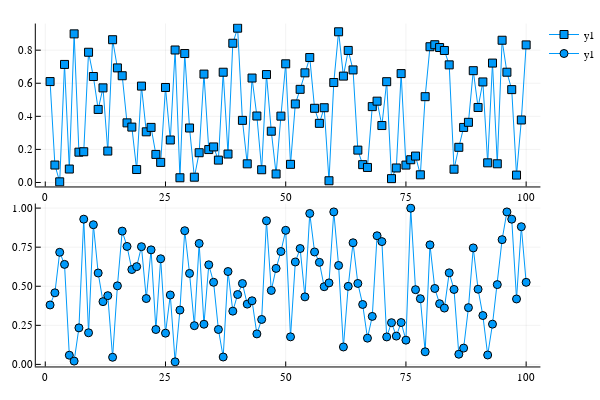

Source (notebook cell):
### Code cell
p1 = plot(rand(100), marker = :square)
p2 = plot(rand(100), marker = :circle)
p3 = plot(rand(100), marker = :circle)
p10 = plot(p1,p2,layout = grid(2,1))

### Figure 1 — Plotly figure (JSON) as saved in the notebook; plotly's stock layout.template omitted (floating-point values rounded to 4 significant figures)
{"data": [{"colorbar": {"title": ""}, "hoverinfo": "text", "legendgroup": "y1", "line": {"color": "rgba(0, 154, 250, 1.000)", "dash": "solid", "shape": "linear", "width": 1}, "marker": {"color": "rgba(0, 154, 250, 1.000)", "line": {"color": "rgba(0, 0, 0, 1.000)", "width": 1}, "size": 8, "symbol": "square"}, "mode": "lines+markers", "name": "y1", "showlegend": true, "text": [null, null, null, null, null, null, null, null, null, null, null, null, null, null, null, null, null, null, null, null, null, null, null, null, null, null, null, null, null, null, null, null, null, null, null, null, null, null, null, null, null, null, null, null, null, null, null, null, null, null, null, null, null, null, null, null, null, null, null, null, null, null, null, null, null, null, null, null, null, null, null, null, null, null, null, null, null, null, null, null, null, null, null, null, null, null, null, null, null, null, null, null, null, null, null, null, null, null, null, null], "type": "scatter", "x": [1, 2, 3, 4, 5, 6, 7, 8, 9, 10, 11, 12, 13, 14, 15, 16, 17, 18, 19, 20, 21, 22, 23, 24, 25, 26, 27, 28, 29, 30, 31, 32, 33, 34, 35, 36, 37, 38, 39, 40, 41, 42, 43, 44, 45, 46, 47, 48, 49, 50, 51, 52, 53, 54, 55, 56, 57, 58, 59, 60, 61, 62, 63, 64, 65, 66, 67, 68, 69, 70, 71, 72, 73, 74, 75, 76, 77, 78, 79, 80, 81, 82, 83, 84, 85, 86, 87, 88, 89, 90, 91, 92, 93, 94, 95, 96, 97, 98, 99, 100], "xaxis": "x1", "y": [0.6102, 0.1054, 0.003802, 0.7138, 0.08125, 0.8986, 0.1833, 0.1857, 0.7874, 0.6407, 0.4417, 0.5721, 0.1898, 0.8633, 0.6929, 0.6454, 0.3605, 0.3348, 0.07829, 0.5827, 0.3063, 0.333, 0.1696, 0.1215, 0.5744, 0.2569, 0.8011, 0.02856, 0.7796, 0.3294, 0.03179, 0.1798, 0.6554, 0.199, 0.215, 0.1352, 0.6667, 0.1719, 0.8418, 0.9331, 0.3755, 0.1127, 0.6315, 0.4019, 0.07684, 0.6525, 0.31, 0.05149, 0.4012, 0.7176, 0.1097, 0.4748, 0.5632, 0.6629, 0.7555, 0.4485, 0.3575, 0.452, 0.01038, 0.6043, 0.9112, 0.6431, 0.7985, 0.6806, 0.1957, 0.1078, 0.09087, 0.4587, 0.4917, 0.3443, 0.6095, 0.02323, 0.08768, 0.6584, 0.1052, 0.1375, 0.1596, 0.04635, 0.5188, 0.8207, 0.8329, 0.816, 0.7982, 0.7112, 0.08031, 0.2126, 0.3329, 0.3638, 0.6761, 0.4535, 0.608, 0.1187, 0.7219, 0.113, 0.8601, 0.6667, 0.5614, 0.04456, 0.3779, 0.8318], "yaxis": "y1", "zmax": 0.1, "zmin": -0.1}, {"colorbar": {"title": ""}, "hoverinfo": "text", "legendgroup": "y1", "line": {"color": "rgba(0, 154, 250, 1.000)", "dash": "solid", "shape": "linear", "width": 1}, "marker": {"color": "rgba(0, 154, 250, 1.000)", "line": {"color": "rgba(0, 0, 0, 1.000)", "width": 1}, "size": 8, "symbol": "circle"}, "mode": "lines+markers", "name": "y1", "showlegend": true, "text": [null, null, null, null, null, null, null, null, null, null, null, null, null, null, null, null, null, null, null, null, null, null, null, null, null, null, null, null, null, null, null, null, null, null, null, null, null, null, null, null, null, null, null, null, null, null, null, null, null, null, null, null, null, null, null, null, null, null, null, null, null, null, null, null, null, null, null, null, null, null, null, null, null, null, null, null, null, null, null, null, null, null, null, null, null, null, null, null, null, null, null, null, null, null, null, null, null, null, null, null], "type": "scatter", "x": [1, 2, 3, 4, 5, 6, 7, 8, 9, 10, 11, 12, 13, 14, 15, 16, 17, 18, 19, 20, 21, 22, 23, 24, 25, 26, 27, 28, 29, 30, 31, 32, 33, 34, 35, 36, 37, 38, 39, 40, 41, 42, 43, 44, 45, 46, 47, 48, 49, 50, 51, 52, 53, 54, 55, 56, 57, 58, 59, 60, 61, 62, 63, 64, 65, 66, 67, 68, 69, 70, 71, 72, 73, 74, 75, 76, 77, 78, 79, 80, 81, 82, 83, 84, 85, 86, 87, 88, 89, 90, 91, 92, 93, 94, 95, 96, 97, 98, 99, 100], "xaxis": "x2", "y": [0.3804, 0.458, 0.7174, 0.6399, 0.05867, 0.02116, 0.2338, 0.9293, 0.2024, 0.8937, 0.5848, 0.4015, 0.4398, 0.04561, 0.5027, 0.8527, 0.7548, 0.6069, 0.6256, 0.7531, 0.4214, 0.7328, 0.2233, 0.6758, 0.1999, 0.4442, 0.01639, 0.3475, 0.8554, 0.5823, 0.2478, 0.7739, 0.257, 0.6373, 0.5254, 0.2235, 0.04737, 0.5944, 0.3407, 0.4471, 0.5176, 0.3858, 0.4071, 0.1952, 0.2876, 0.919, 0.4732, 0.6142, 0.7224, 0.8579, 0.1763, 0.6555, 0.7414, 0.4321, 0.9658, 0.7193, 0.6529, 0.4971, 0.5215, 0.9758, 0.6331, 0.1115, 0.4995, 0.7783, 0.5179, 0.3834, 0.168, 0.3071, 0.8231, 0.7858, 0.1758, 0.267, 0.1811, 0.2679, 0.1552, 0.9997, 0.4781, 0.4204, 0.08068, 0.7648, 0.4858, 0.3882, 0.3605, 0.5858, 0.4796, 0.0651, 0.1043, 0.3632, 0.7453, 0.4812, 0.3127, 0.0602, 0.2576, 0.5105, 0.7983, 0.9756, 0.9292, 0.4186, 0.8809, 0.525], "yaxis": "y2", "zmax": 0.1, "zmin": -0.1}], "layout": {"annotations": [], "height": 400, "legend": {"bgcolor": "rgba(255, 255, 255, 1.000)", "bordercolor": "rgba(0, 0, 0, 1.000)", "font": {"color": "rgba(0, 0, 0, 1.000)", "family": "sans-serif", "size": 11}, "tracegroupgap": 0, "x": 1, "y": 1}, "margin": {"b": 20, "l": 0, "r": 0, "t": 20}, "paper_bgcolor": "rgba(255, 255, 255, 1.000)", "plot_bgcolor": "rgba(255, 255, 255, 1.000)", "showlegend": true, "width": 600, "xaxis1": {"anchor": "y1", "domain": [0.06582, 0.9934], "gridcolor": "rgba(0, 0, 0, 0.100)", "gridwidth": 0.5, "linecolor": "rgba(0, 0, 0, 1.000)", "mirror": false, "range": [-1.97, 103.0], "showgrid": true, "showline": true, "showticklabels": true, "tickangle": 0, "tickcolor": "rgb(0, 0, 0)", "tickfont": {"color": "rgba(0, 0, 0, 1.000)", "family": "sans-serif", "size": 11}, "tickmode": "array", "ticks": "inside", "ticktext": ["0", "25", "50", "75", "100"], "tickvals": [0, 25, 50, 75, 100], "title": "", "titlefont": {"color": "rgba(0, 0, 0, 1.000)", "family": "sans-serif", "size": 15}, "type": "-", "visible": true, "zeroline": false, "zerolinecolor": "rgba(0, 0, 0, 1.000)"}, "xaxis2": {"anchor": "y2", "domain": [0.06582, 0.9934], "gridcolor": "rgba(0, 0, 0, 0.100)", "gridwidth": 0.5, "linecolor": "rgba(0, 0, 0, 1.000)", "mirror": false, "range": [-1.97, 103.0], "showgrid": true, "showline": true, "showticklabels": true, "tickangle": 0, "tickcolor": "rgb(0, 0, 0)", "tickfont": {"color": "rgba(0, 0, 0, 1.000)", "family": "sans-serif", "size": 11}, "tickmode": "array", "ticks": "inside", "ticktext": ["0", "25", "50", "75", "100"], "tickvals": [0, 25, 50, 75, 100], "title": "", "titlefont": {"color": "rgba(0, 0, 0, 1.000)", "family": "sans-serif", "size": 15}, "type": "-", "visible": true, "zeroline": false, "zerolinecolor": "rgba(0, 0, 0, 1.000)"}, "yaxis1": {"anchor": "x1", "domain": [0.5376, 0.9902], "gridcolor": "rgba(0, 0, 0, 0.100)", "gridwidth": 0.5, "linecolor": "rgba(0, 0, 0, 1.000)", "mirror": false, "range": [-0.02408, 0.961], "showgrid": true, "showline": true, "showticklabels": true, "tickangle": 0, "tickcolor": "rgb(0, 0, 0)", "tickfont": {"color": "rgba(0, 0, 0, 1.000)", "family": "sans-serif", "size": 11}, "tickmode": "array", "ticks": "inside", "ticktext": ["0.0", "0.2", "0.4", "0.6", "0.8"], "tickvals": [0, 0.2, 0.4, 0.6, 0.8], "title": "", "titlefont": {"color": "rgba(0, 0, 0, 1.000)", "family": "sans-serif", "size": 15}, "type": "-", "visible": true, "zeroline": false, "zerolinecolor": "rgba(0, 0, 0, 1.000)"}, "yaxis2": {"anchor": "x2", "domain": [0.03762, 0.4902], "gridcolor": "rgba(0, 0, 0, 0.100)", "gridwidth": 0.5, "linecolor": "rgba(0, 0, 0, 1.000)", "mirror": false, "range": [-0.01311, 1.029], "showgrid": true, "showline": true, "showticklabels": true, "tickangle": 0, "tickcolor": "rgb(0, 0, 0)", "tickfont": {"color": "rgba(0, 0, 0, 1.000)", "family": "sans-serif", "size": 11}, "tickmode": "array", "ticks": "inside", "ticktext": ["0.00", "0.25", "0.50", "0.75", "1.00"], "tickvals": [0, 0.25, 0.5, 0.75, 1], "title": "", "titlefont": {"color": "rgba(0, 0, 0, 1.000)", "family": "sans-serif", "size": 15}, "type": "-", "visible": true, "zeroline": false, "zerolinecolor": "rgba(0, 0, 0, 1.000)"}}}
